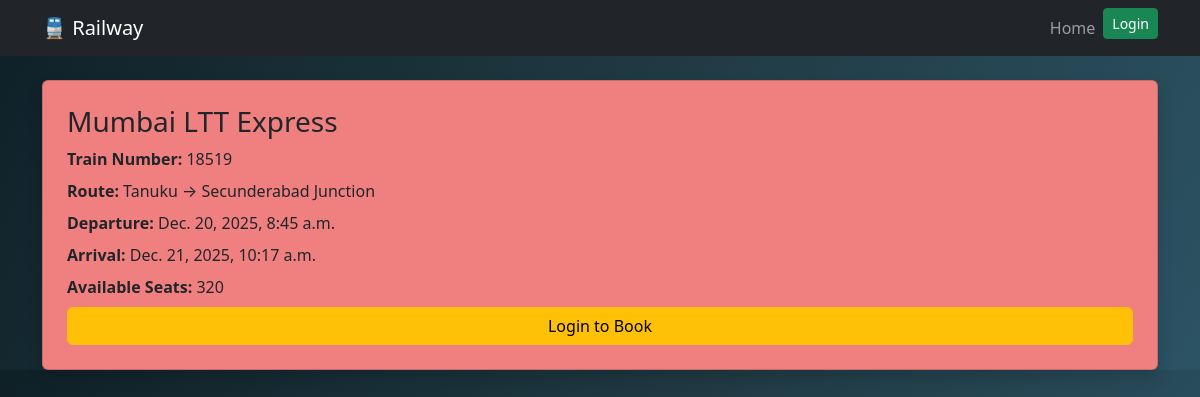
Page /train/train/3/ on the committed database.
### train/models.py (models this page shows, shortened)
class Train(models.Model):
    Train_number=models.IntegerField(unique=True)
    Train_name=models.CharField(max_length=50)
    Source=models.CharField(max_length=50)
    Destination=models.CharField(max_length=50)
    Departure_Time=models.DateTimeField()
    Arrival_Time=models.DateTimeField()
    Total_seats=models.IntegerField()
    Available_seats=models.IntegerField()

### train/views.py (the view)
# urls.py: path('train/<int:train_id>/', views.train_detail, name='train_detail'),
def train_detail(request,train_id):#train_detail_view
    train = get_object_or_404(Train, id=train_id)
    return render(request, 'train/train_detail.html', {'train': train})

### train/templates/train/train_detail.html (shortened to what this page needs)
<!DOCTYPE html>
<html lang="en">
<head>
</head>
<body>
    {% extends 'train/base.html' %}
{% block content %}
<div class="card train-card p-4 shadow">
    <h3 class="shake-text">{{ train.Train_name }}</h3>
    <p class="shake-text"><strong>Train Number:</strong> {{ train.Train_number }}</p>
    <p class="shake-text"><strong>Route:</strong> {{ train.Source }} → {{ train.Destination }}</p>
    <p class="shake-text"><strong>Departure:</strong> {{ train.Departure_Time }}</p>
    <p class="shake-text"><strong>Arrival:</strong> {{ train.Arrival_Time }}</p>
    <p class="shake-text"><strong>Available Seats:</strong> {{ train.Available_seats }}</p>
    {% if user.is_authenticated %}
        <a href="{% url 'train:create_booking' train.id %}" class="btn btn-success">
            Book Ticket
        </a>
    {% else %}
        <a href="{% url 'login' %}" class="btn btn-warning">
            Login to Book
        </a>
    {% endif %}
</div>
{% endblock %}

### train/templates/train/train_detail.html (style rules this page uses)
body { background: linear-gradient(120deg, #0f2027, #203a43, #2c5364); }
.train-card { background-color: lightcoral !important; color: #ffffff; border-radius: 16px; }
.train-card p { font-size: 16px; margin-bottom: 8px; }
.shake-text { display: inline-block !important; animation: color 0.3s ease; }

### rows in the picture
Train: Train_name "Mumbai LTT Express", Train_number "18519", Source "Tanuku", Destination "Secunderabad Junction", Departure_Time "Dec. 20, 2025, 8:45 a.m.", Arrival_Time "Dec. 21, 2025, 10:17 a.m.", Available_seats "320"
